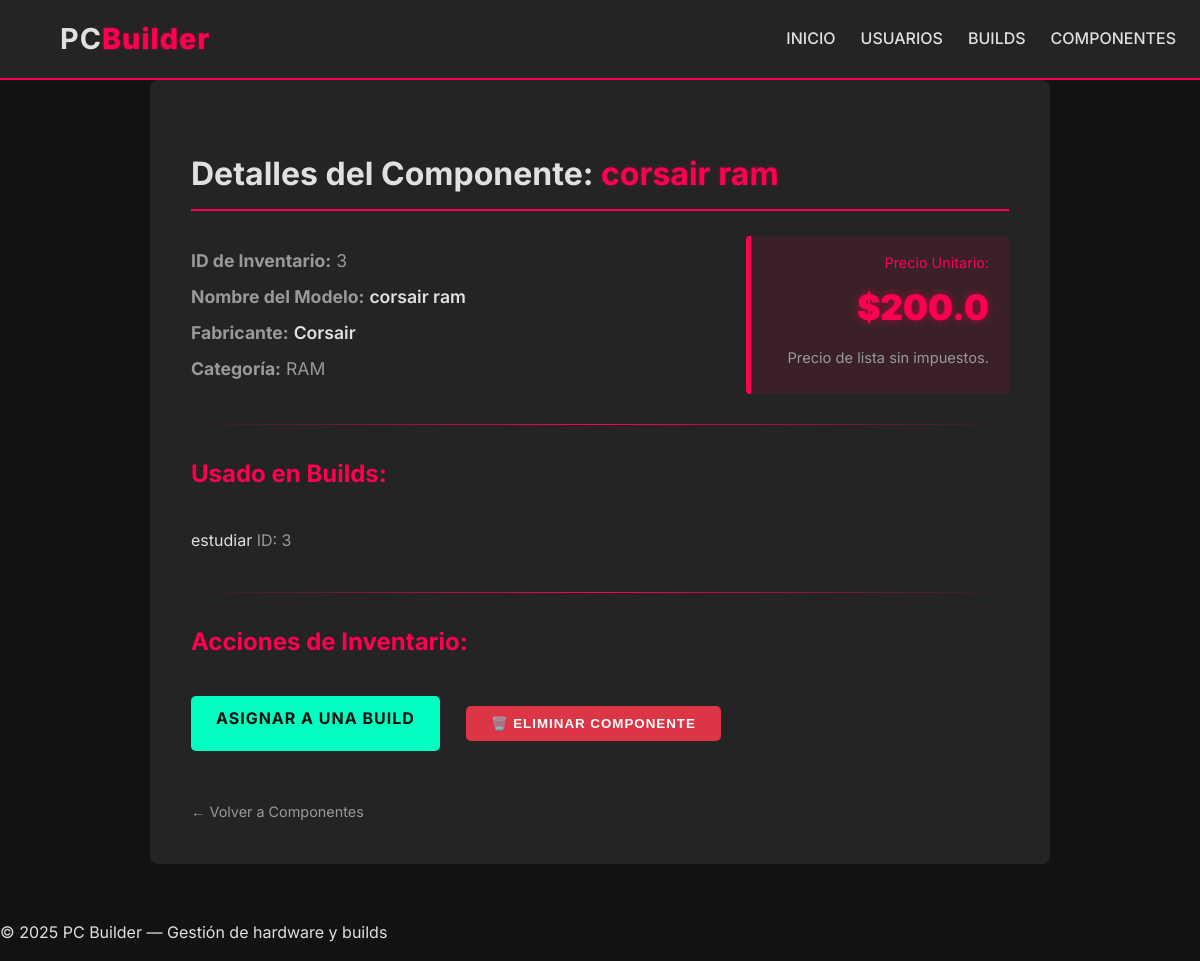
The app's page /components/3 with its own data.
### models.py (models this page shows, shortened)
class Component(SQLModel, table=True):
    id: Optional[int] = Field(default=None, primary_key=True)
    name: str
    kind: str
    brand: str
    price: float
    builds: List[Build] = Relationship(
        back_populates="components", link_model=BuildComponentLink
    )
    categories: List["Category"] = Relationship(
        back_populates="components", link_model=ComponentCategoryLink
    )

class Build(SQLModel, table=True):
    id: Optional[int] = Field(default=None, primary_key=True)
    name: str
    user_id: Optional[int] = Field(default=None, foreign_key="user.id")
    user: Optional[User] = Relationship(back_populates="builds")
    components: List["Component"] = Relationship(
        back_populates="builds", link_model=BuildComponentLink
    )
    configuration: Optional["Configuration"] = Relationship(
        back_populates="build", sa_relationship_kwargs={"uselist": False}
    )

### router/component_router.py (the view)
@component_router.get("/{component_id}")
def component_detail(component_id: int, request: Request, db: Session = Depends(get_session)):
    component = db.query(Component).filter(Component.id == component_id).first()
    if not component:
        raise HTTPException(status_code=404, detail="Componente no encontrado")
    return templates.TemplateResponse(
        "components/component_detail.html",
        {"request": request, "component": component}
    )

### templates/components/component_detail.html (shortened to what this page needs)
{% extends "base.html" %}
{% block content %}
<div class="detail-container">
    <div class="card detail-card">
        <div class="page-header-detail">
            <h2>Detalles del Componente: <span class="accent-text">{{ component.name }}</span></h2>
        </div>
        <div class="details-grid">
            <div class="detail-group">
                <p><strong>ID de Inventario:</strong> {{ component.id }}</p>
                <p><strong>Nombre del Modelo:</strong> <span class="data-value">{{ component.name }}</span></p>
                <p><strong>Fabricante:</strong> <span class="data-value">{{ component.brand }}</span></p>
                <p><strong>Categoría:</strong> <span class="badge {{ component.kind | lower }}">{{ component.kind }}</span></p>
            </div>
            <div class="detail-group price-box">
                <p class="price-label">Precio Unitario:</p>
                <p class="price-detail"><span>${{ component.price }}</span></p>
                <p class="text-muted"><small>Precio de lista sin impuestos.</small></p>
            </div>
        </div>
        <hr class="divider">
        <div class="assigned-builds-section">
            <h3 class="list-title" style="text-align: left;">Usado en Builds:</h3>
            {% if component.builds %}
                <ul class="clean-list build-list-compact">
                    {% for build in component.builds %}
                    <li>
                        <a href="/builds/{{ build.id }}" class="build-link">{{ build.name }}</a>
                        <span class="text-muted">ID: {{ build.id }}</span>
                    </li>
                    {% endfor %}
                </ul>
            {% else %}
                <p class="text-muted no-data-message"><em>No está asignado a ninguna Build.</em></p>
            {% endif %}
        </div>
        <hr class="divider">
        <h3 class="list-title" style="text-align: left;">Acciones de Inventario:</h3>
        <div class="actions-group-buttons">
            <a href="/components/{{ component.id }}/assign" class="btn-success">
                Asignar a una Build
            </a>
            <form action="/components/{{ component.id }}/delete" method="post" style="display:inline;">
                <button type="submit" class="btn-danger"
                    onclick="return confirm('¿Seguro que quieres eliminar este componente?')">
                    🗑️ Eliminar Componente
                </button>
            </form>
        </div>
        <div class="back-link">
            <a href="/components" class="btn-link">← Volver a Componentes</a>
        </div>
    </div>
</div>
{% endblock %}

### static/css/styles.css (style rules this page uses)
:root { --color-bg: #121212; --color-bg-light: #242424; --color-text: #E0E0E0; --color-accent: #FF0050; --color-shadow: rgba(255, 0, 80, 0.5); --color-success: #00FFC0; --color-danger: #dc3545; --color-text-muted: #999; }
.dark-theme { background-color: var(--color-bg); color: var(--color-text); font-family: 'Inter', sans-serif; line-height: 1.6; margin: 0; padding: 0; min-height: 100vh; }
a { color: var(--color-text); text-decoration: none; transition: color 0.3s ease, text-shadow 0.3s ease; }
.btn-primary, .btn-secondary, .btn-success, .btn-danger { display: inline-block; padding: 10px 25px; font-weight: 700; border-radius: 5px; text-transform: uppercase; letter-spacing: 1px; border: none; cursor: pointer; transition: all 0.3s ease; }
.btn-success { background-color: var(--color-success); color: var(--color-bg); }
.btn-danger { margin: 10px; background-color: var(--color-danger); color: white; }
.card { background-color: var(--color-bg-light); padding: 25px; border-radius: 8px; border: 1px solid var(--color-bg-light); transition: transform 0.3s ease, box-shadow 0.3s ease, border-color 0.3s ease; }
.card h3 { color: var(--color-accent); font-size: 1.5rem; padding-bottom: 10px; margin-top: 0; }
.detail-container { max-width: 900px; margin: 0 auto; }
.detail-card { padding: 2.5rem; border: 1px solid var(--color-bg-light); }
.page-header-detail h2 { color: var(--color-text); font-size: 2rem; padding-bottom: 10px; border-bottom: 2px solid var(--color-accent); margin-bottom: 25px; }
.accent-text { color: var(--color-accent); text-shadow: 0 0 5px rgba(255, 0, 80, 0.3); }
.details-grid { display: grid; grid-template-columns: 2fr 1fr; gap: 30px; align-items: center; }
.data-value { color: var(--color-text); font-weight: 600; }
.detail-group p { margin: 8px 0; font-size: 1.1rem; color: var(--color-text-muted); }
.price-box { background-color: rgba(255, 0, 80, 0.1); border-left: 5px solid var(--color-accent); padding: 15px 20px; border-radius: 4px; text-align: right; }
.price-label { margin: 0 !important; font-size: 0.9rem !important; color: var(--color-accent) !important; }
.price-detail { font-size: 2.2rem !important; font-weight: 900; margin: 5px 0 0 0 !important; }
.price-detail span { color: var(--color-accent); text-shadow: 0 0 8px var(--color-shadow); }
.divider { border: none; height: 1px; background: linear-gradient(90deg, transparent, var(--color-accent), transparent); margin: 30px 0; }
.list-title { color: var(--color-accent); font-size: 1.5rem; margin-top: 1.5rem; margin-bottom: 1rem; }
.clean-list { list-style: none; padding: 0; }
.clean-list li { padding: 8px 0; border-bottom: 1px solid var(--color-bg-light); font-size: 1rem; }
.actions-group-buttons { display: flex; gap: 1rem; margin-top: 1.5rem; }
.back-link { margin-top: 2rem; padding-top: 1rem; border-top: 1px solid var(--color-bg-light); font-size: 0.9rem; }
.btn-link { color: var(--color-text-muted); transition: color 0.2s; }
.text-muted { color: var(--color-text-muted); }

### records on screen
Component: name "corsair ram", id "3", brand "Corsair", kind "RAM", price "200.0"
Build: name "estudiar", id "3"
